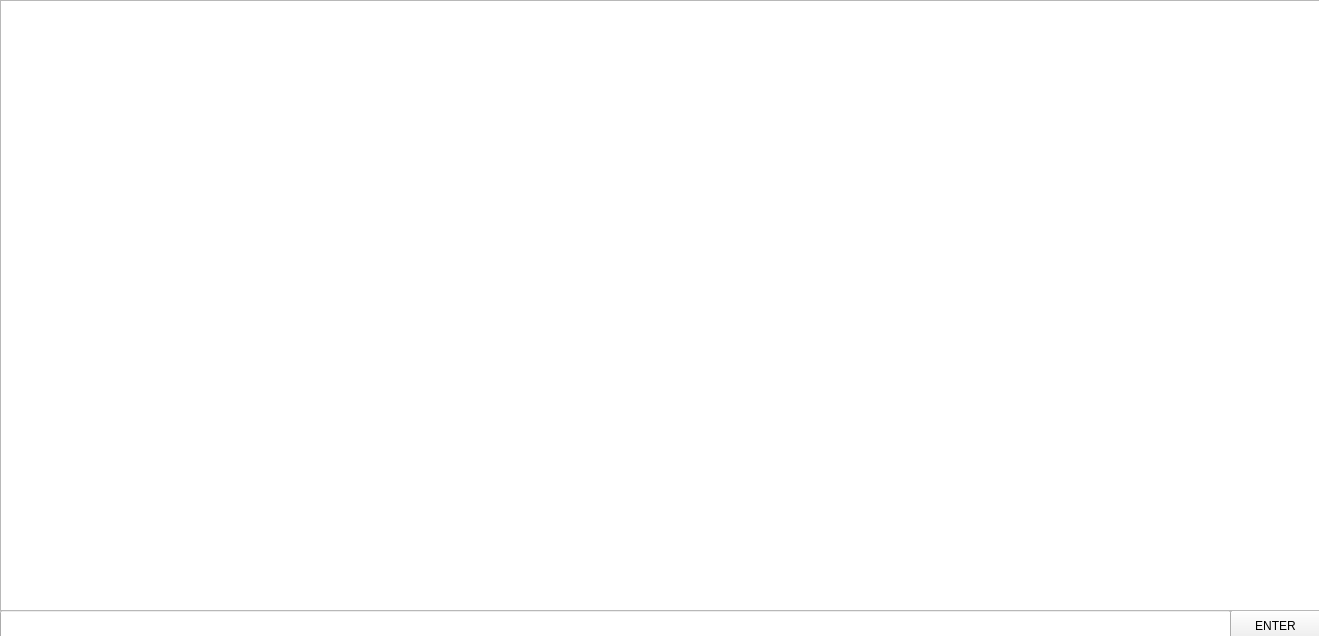
<?xml version="1.0" encoding="UTF-8"?>
<ui version="4.0">
 <class>MainWindow</class>
 <widget class="QMainWindow" name="MainWindow">
  <property name="geometry">
   <rect>
    <x>0</x>
    <y>0</y>
    <width>1319</width>
    <height>636</height>
   </rect>
  </property>
  <property name="windowTitle">
   <string>MainWindow</string>
  </property>
  <widget class="QWidget" name="centralWidget">
   <widget class="QLineEdit" name="lineEdit">
    <property name="geometry">
     <rect>
      <x>0</x>
      <y>610</y>
      <width>1231</width>
      <height>31</height>
     </rect>
    </property>
   </widget>
   <widget class="QPushButton" name="pushButton">
    <property name="geometry">
     <rect>
      <x>1230</x>
      <y>610</y>
      <width>91</width>
      <height>31</height>
     </rect>
    </property>
    <property name="text">
     <string>ENTER</string>
    </property>
   </widget>
   <widget class="QPlainTextEdit" name="plainTextEdit">
    <property name="geometry">
     <rect>
      <x>0</x>
      <y>0</y>
      <width>1321</width>
      <height>611</height>
     </rect>
    </property>
   </widget>
  </widget>
 </widget>
 <layoutdefault spacing="6" margin="11"/>
 <resources/>
 <connections/>
</ui>
